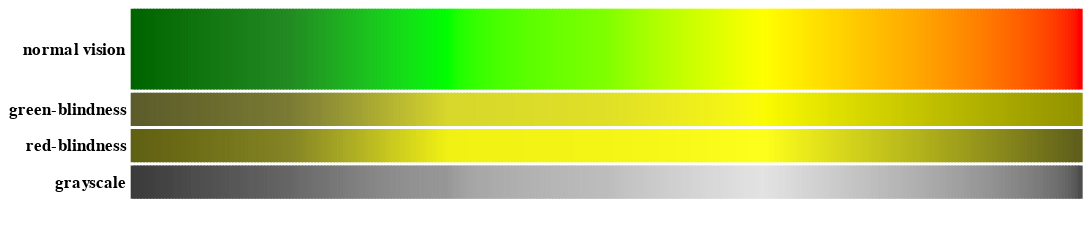

Notebook code for this chart:
### Code cell
plot_scheme("unfriendly", color_vision_deficiency, cvd=True, continuous=True)

### Figure 1 — Vega-Lite specification as saved in the notebook (floating-point values rounded to 4 significant figures; data arrays with more than 128 entries replaced by an {"elided": "..."} marker saying what was removed)
{"config": {"view": {"continuousWidth": 300, "continuousHeight": 300, "stroke": null}, "concat": {"spacing": 1}}, "vconcat": [{"mark": {"type": "rect", "cornerRadius": 0, "discreteBandSize": 2}, "encoding": {"fill": {"field": "hex", "legend": null, "scale": null, "type": "quantitative"}, "stroke": {"field": "hex", "legend": null, "scale": null, "type": "quantitative"}, "tooltip": [{"field": "hex", "type": "ordinal"}, {"field": "rgb", "type": "ordinal"}, {"field": "lum", "format": ".2", "type": "ordinal"}], "x": {"axis": null, "field": "i", "type": "ordinal"}, "y": {"axis": {"domain": false, "grid": false, "labels": false, "ticks": false, "titleAlign": "right", "titleAngle": 0, "titleBaseline": "middle"}, "field": "normal vision", "type": "nominal"}}, "height": 50, "transform": [{"calculate": "scale('color', datum.i)", "as": "hex"}, {"calculate": "rgb(datum.hex)", "as": "rgb"}, {"calculate": "luminance(datum.hex)", "as": "lum"}], "width": {"step": 2}}, {"mark": {"type": "rect", "cornerRadius": 0}, "encoding": {"fill": {"field": "greenblind_rgb", "legend": null, "scale": null, "type": "quantitative"}, "stroke": {"field": "greenblind_rgb", "legend": null, "scale": null, "type": "quantitative"}, "x": {"axis": null, "field": "i", "type": "ordinal"}, "y": {"axis": {"domain": false, "grid": false, "labels": false, "ticks": false, "titleAlign": "right", "titleAngle": 0, "titleBaseline": "middle"}, "field": "green-blindness", "type": "nominal"}}, "height": 20, "transform": [{"calculate": "scale('color', datum.i)", "as": "hex"}, {"calculate": "rgb(datum.hex)", "as": "rgb"}, {"calculate": "pow((4211+0.667*pow(datum.rgb['g'], 2.2)+0.2802*pow(datum.rgb['r'], 2.2)),1/2.2)", "as": "gb_r"}, {"calculate": "pow((4211+0.667*pow(datum.rgb['g'], 2.2)+0.2802*pow(datum.rgb['r'], 2.2)),1/2.2)", "as": "gb_g"}, {"calculate": "pow((4211+0.95724*pow(datum.rgb['b'], 2.2)+0.02138*pow(datum.rgb['b'], 2.2)-0.02138*pow(datum.rgb['r'], 2.2)),1/2.2)", "as": "gb_b"}, {"calculate": "rgb(datum.gb_r,datum.gb_g,datum.gb_b)", "as": "greenblind_rgb"}], "width": {"step": 2}}, {"mark": {"type": "rect", "cornerRadius": 0}, "encoding": {"fill": {"field": "redblind_rgb", "legend": null, "scale": null, "type": "quantitative"}, "stroke": {"field": "redblind_rgb", "legend": null, "scale": null, "type": "quantitative"}, "x": {"axis": null, "field": "i", "type": "ordinal"}, "y": {"axis": {"domain": false, "grid": false, "labels": false, "ticks": false, "titleAlign": "right", "titleAngle": 0, "titleBaseline": "middle"}, "field": "red-blindness", "type": "nominal"}}, "height": 20, "transform": [{"calculate": "scale('color', datum.i)", "as": "hex"}, {"calculate": "rgb(datum.hex)", "as": "rgb"}, {"calculate": "pow((782.7+0.8806*pow(datum.rgb['g'], 2.2)+0.1115*pow(datum.rgb['r'], 2.2)),1/2.2)", "as": "rb_r"}, {"calculate": "pow((782.7+0.8806*pow(datum.rgb['g'], 2.2)+0.1115*pow(datum.rgb['r'], 2.2)),1/2.2)", "as": "rb_g"}, {"calculate": "pow((782.7+0.992052*pow(datum.rgb['b'], 2.2)-0.03974*pow(datum.rgb['b'], 2.2)+0.003974*pow(datum.rgb['r'], 2.2)),1/2.2)", "as": "rb_b"}, {"calculate": "rgb(datum.rb_r,datum.rb_g,datum.rb_b)", "as": "redblind_rgb"}], "width": {"step": 2}}, {"mark": {"type": "rect", "cornerRadius": 0}, "encoding": {"fill": {"field": "grayscale_rgb", "legend": null, "scale": null, "type": "quantitative"}, "stroke": {"field": "grayscale_rgb", "legend": null, "scale": null, "type": "quantitative"}, "x": {"axis": null, "field": "i", "type": "ordinal"}, "y": {"axis": {"domain": false, "grid": false, "labels": false, "ticks": false, "titleAlign": "right", "titleAngle": 0, "titleBaseline": "middle"}, "field": "grayscale", "type": "nominal"}}, "height": 20, "transform": [{"calculate": "scale('color', datum.i)", "as": "hex"}, {"calculate": "rgb(datum.hex)", "as": "rgb"}, {"calculate": "datum.rgb['r']*0.3+datum.rgb['g']*0.59+datum.rgb['b']*0.3", "as": "lumn_rgb"}, {"calculate": "rgb(datum.lumn_rgb,datum.lumn_rgb,datum.lumn_rgb)", "as": "grayscale_rgb"}], "width": {"step": 2}}, {"data": {"sequence": {"start": 0, "stop": 300, "as": "i"}}, "mark": {"type": "rect", "height": {"expr": "0"}, "width": {"expr": "0"}}, "encoding": {"color": {"field": "i", "legend": null, "scale": {"range": ["#006400", "#228B22", "#00FF00", "#7FFF00", "#FFFF00", "#FFA500", "#FF0000"]}, "type": "quantitative"}}}], "data": {"name": "data-d72aa5f94937c9573f712b0fd0f045b1"}, "$schema": "https://vega.github.io/schema/vega-lite/v5.6.1.json", "datasets": {"data-d72aa5f94937c9573f712b0fd0f045b1": {"elided": "300 records"}}}
